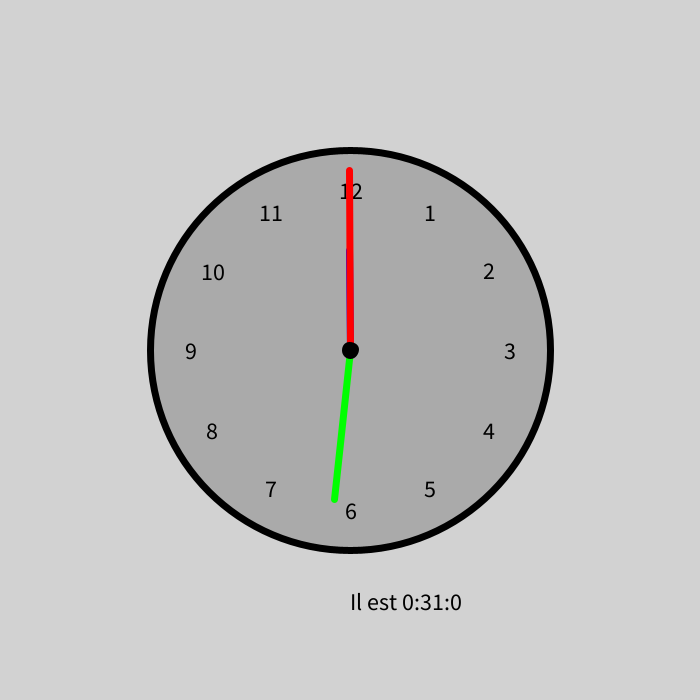
Frame 1 (no input)
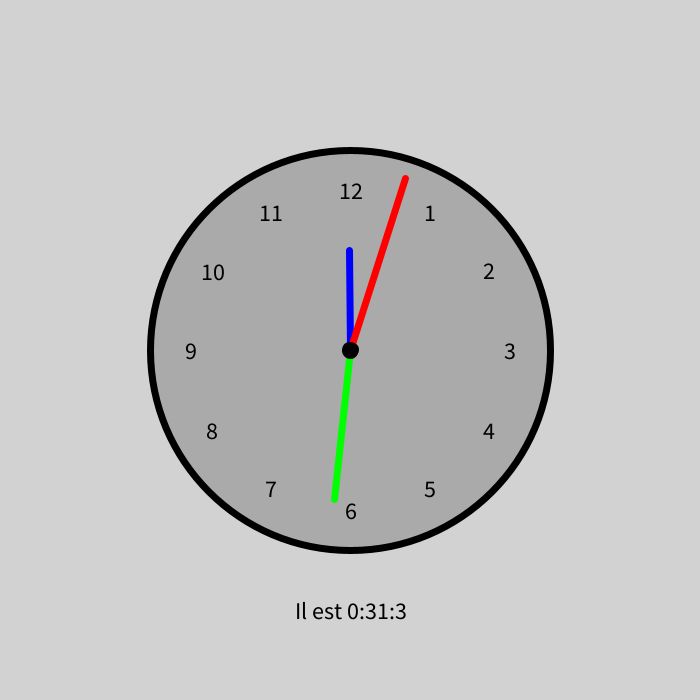
Frame 60 (the mouse pressed at the canvas centre just before this capture)
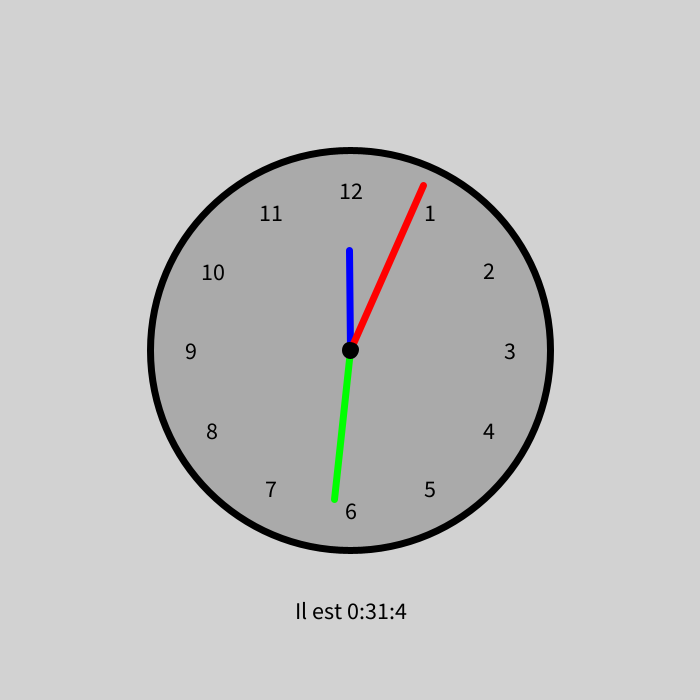
Frame 120 (the mouse held since frame 60 and released just before this capture)

The Processing sketch that drew these frames (run headless with seeded random() and noise(); from frame 60 on, the mouse is pressed at the canvas centre):

// Processing sketch: Cloak
// ── Cloak.pde
float start;
float stop;
float sec_, min_, hour_;
float sec, min, hour;

int cnt = 1;

void setup() {
  size(700, 700);
  strokeWeight(7);


}

void displayHourDigit() {
  int cnt = 1;
  for (float i = -2*TWO_PI/12; i < TWO_PI-3*TWO_PI/12; i = i + TWO_PI/12) {
  fill(0);
  textSize(24);
  textAlign(CENTER, CENTER);
  text(cnt, 160*cos(i), 160*sin(i));
  cnt++;
  }
}
void draw() {
  background(210);
  translate(width/2, height/2);
  sec_ = second();
  min_ = minute();
  hour_ = hour();
  fill(0);
  textSize(24);
  text("Il est " + (int)hour_ + ":" + (int)min_ + ":" + (int)sec_, 0, 260);
  fill(170);
  circle(0, 0, 400);
  noFill();
  displayHourDigit();
  rotate(-PI/2);

  sec = map(sec_, 0, 60, 0, TWO_PI);
  min = map(min_, 0, 60, 0, TWO_PI);
  hour = map(hour_, 0, 12, 0, TWO_PI);

  stroke(0,0,255);
  line(0, 0, 100*cos(hour), 100*sin(hour));
  stroke(0,255,0);
  line(0, 0, 150*cos(min), 150*sin(min));
  stroke(255,0,0);
  line(0, 0, 180*cos(sec), 180*sin(sec));
  stroke(0);
  
  fill(0);
  circle(0,0,10);


  
}
